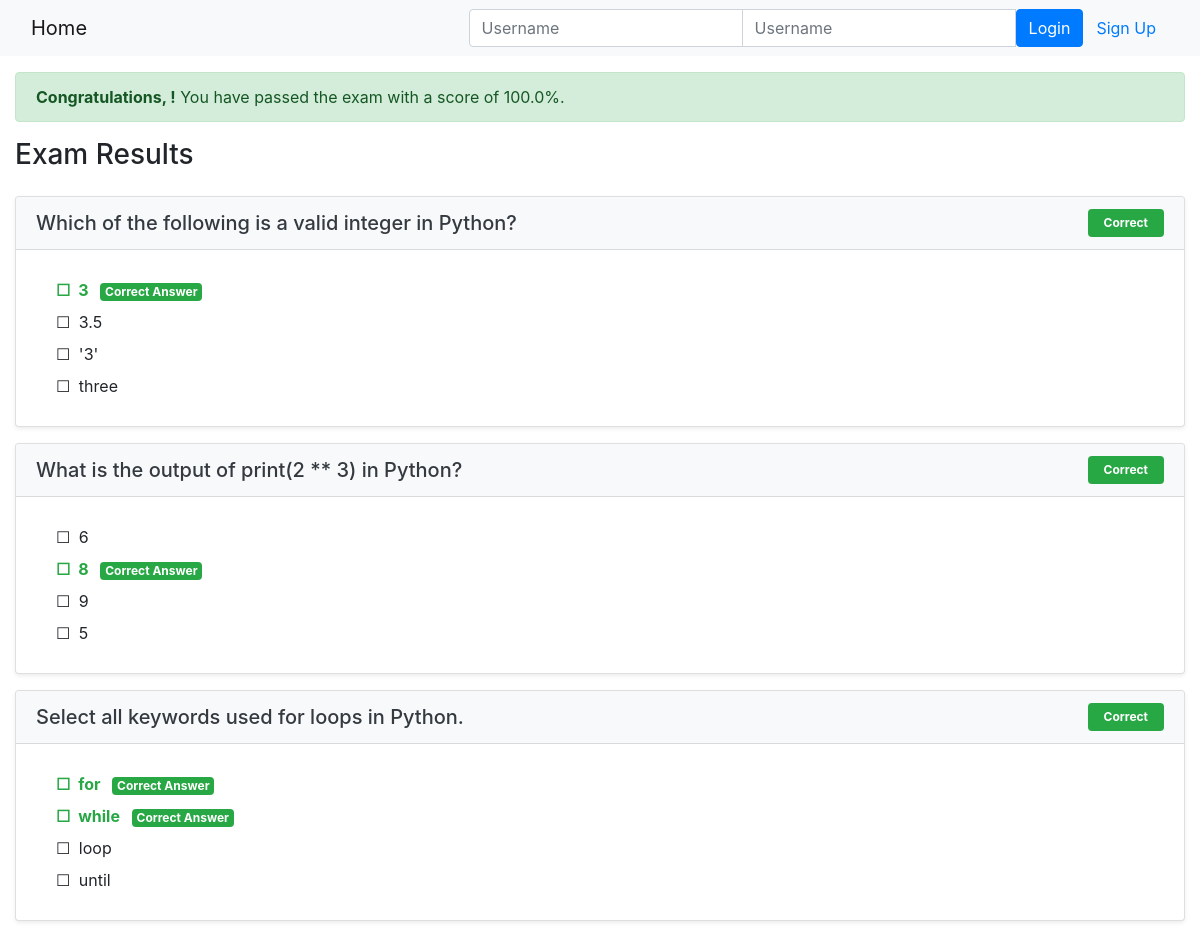
/onlinecourse/1/submission/1/result/, run on the app's committed database.
### onlinecourse/models.py (models this page shows, shortened)
class Question(models.Model):
    lesson = models.ForeignKey(Lesson, on_delete=models.CASCADE)
    question_text = models.CharField(max_length=600, default="question text")
    grade = models.IntegerField(default=1)
    def is_get_score(self, selected_ids):
        all_answers = self.choice_set.filter(is_correct=True).count()
        selected_correct = self.choice_set.filter(is_correct=True, id__in=selected_ids).count()
        selected_incorrect = self.choice_set.filter(is_correct=False, id__in=selected_ids).count()
        if all_answers == selected_correct and selected_incorrect == 0:
            return True
        else:
            return False

class Choice(models.Model):
    question = models.ForeignKey(Question, on_delete=models.CASCADE)
    choice_text = models.CharField(max_length=600, default="choice text")
    is_correct = models.BooleanField(default=False)

### onlinecourse/views.py (the view)
# urls.py: path('<int:course_id>/submission/<int:submission_id>/result/', views.show_exam_result, name='show_exam_result'),
def show_exam_result(request, course_id, submission_id):
    course = get_object_or_404(Course, pk=course_id)
    submission = get_object_or_404(Submission, pk=submission_id)
    selected_choices = submission.choices.all()
    selected_ids = [choice.id for choice in selected_choices]
    total_score = 0
    user_score = 0
    questions = []
    for lesson in course.lesson_set.all():
        for question in lesson.question_set.all():
            total_score += question.grade
            is_correct = question.is_get_score(selected_ids)
            if is_correct:
                user_score += question.grade
            question.is_correct = is_correct
            for choice in question.choice_set.all():
                choice.is_selected = choice.id in selected_ids
            questions.append(question)
    grade = (user_score / total_score * 100) if total_score > 0 else 0
    context = {
        'course': course,
        'submission': submission,
        'questions': questions,
        'grade': grade,
        'score': user_score,
        'total_score': total_score,
    }
    return render(request, 'onlinecourse/exam_result_bootstrap.html', context)

### onlinecourse/templates/onlinecourse/exam_result_bootstrap.html (shortened to what this page needs)
<!DOCTYPE html>
<html lang="en">
<head>
    {% load static %}
    <link rel="stylesheet" href="https://maxcdn.bootstrapcdn.com/bootstrap/4.5.2/css/bootstrap.min.css">
</head>
<body>
 <nav class="navbar navbar-light bg-light">
    <div class="container-fluid">
        <div class="navbar-header">
              <a class="navbar-brand" href="{% url 'onlinecourse:index' %}">Home</a>
        </div>
        <ul class="nav navbar-nav navbar-right">
            {% if user.is_authenticated %}
            <li>
                <a class="btn btn-link" href="#">{{ user.first_name }}({{ user.username }})</a>
                <a class="btn btn-link" href="{% url 'onlinecourse:logout' %}">Logout</a>
            </li>
            {% else %}
            <li>
                <form class="form-inline" action="{% url 'onlinecourse:login' %}" method="post">
                    <div class="input-group">
                        <input type="text" class="form-control" placeholder="Username" name="username" >
                        <input type="password" class="form-control" placeholder="Username" name="psw" >
                        <button class="btn btn-primary" type="submit">Login</button>
                        <a class="btn btn-link" href="{% url 'onlinecourse:registration' %}">Sign Up</a>
                    </div>
                </form>
            </li>
            {% endif %}
        </ul>
    </div>
</nav>
<div class="container-fluid">
    {% if grade >= 80 %}
    <div class="alert alert-success mt-3">
        <strong>Congratulations, {{ user.first_name }}!</strong> You have passed the exam with a score of {{ grade|floatformat:1 }}%.
    </div>
    {% endif %}
    <div class="card-columns-vertical mt-1 mb-5">
        <h3 class="mb-4">Exam Results</h3>
        {% for question in questions %}
            <div class="card mt-3 shadow-sm">
                <div class="card-header bg-light text-dark d-flex justify-content-between align-items-center">
                    <h5 class="mb-0">{{ question.question_text }}</h5>
                    {% if question.is_correct %}
                        <span class="badge badge-success px-3 py-2">Correct</span>
                    {% else %}
                        <span class="badge badge-danger px-3 py-2">Incorrect</span>
                    {% endif %}
                </div>
                <div class="card-body">
                    {% for choice in question.choice_set.all %}
                        <div class="form-check my-2">
                            <span class="{% if choice.is_correct %}text-success font-weight-bold{% elif choice.is_selected %}text-danger{% endif %}">
                                {% if choice.is_selected %}
                                    <span class="mr-1">☑</span>
                                {% else %}
                                    <span class="mr-1">☐</span>
                                {% endif %}
                                {{ choice.choice_text }}
                                {% if choice.is_correct %}
                                    <span class="badge badge-success ml-2">Correct Answer</span>
                                {% elif choice.is_selected %}
                                    <span class="badge badge-danger ml-2">Your Wrong Choice</span>
                                {% endif %}
                            </span>
                        </div>
                    {% endfor %}
                </div>
            </div>
        {% endfor %}
    </div>
</div>
</body>
</html>

### data on the page
Question: question_text "Which of the following is a valid integer in Python?", shows "Correct"
Choice: choice_text "3", is_correct "Correct Answer"
Choice: choice_text "3.5"
Choice: choice_text "'3'"
Choice: choice_text "three"
Question: question_text "What is the output of print(2 ** 3) in Python?", shows "Correct"
Choice: choice_text "6"
Choice: choice_text "8", is_correct "Correct Answer"
Choice: choice_text "9"
Choice: choice_text "5"
Question: question_text "Select all keywords used for loops in Python.", shows "Correct"
Choice: choice_text "for", is_correct "Correct Answer"
Choice: choice_text "while", is_correct "Correct Answer"
Choice: choice_text "loop"
Choice: choice_text "until"

### other printed values
{{ grade|floatformat:1 }} "100.0"
